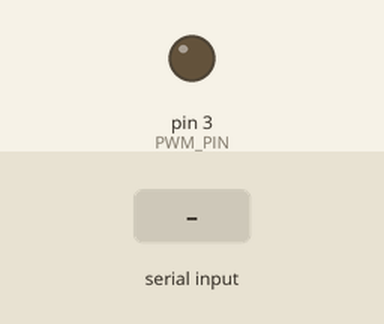
Recording of a sketch running on a simulated Arduino Uno, built with avr-gcc and run on an emulated ATmega328P. Shown: output pins drawn as LEDs (lit = HIGH). The inputs (shaded band) are chosen by the test bench. What the sketch prints to the serial monitor is not drawn.

Above: at 1.2 s.
1.3 s: "1\n" received over Serial
At 5.2 s:
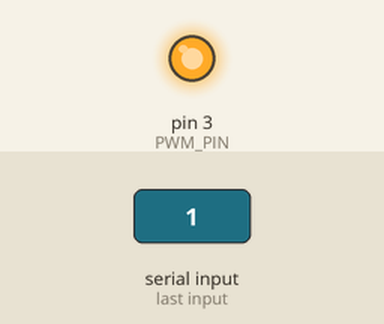
Timing chart, 0 to 9.0 s (numbered marks = the images above; inputs shaded):
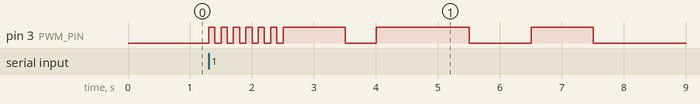

The sketch:

tx.ino
```cpp
#define PWM_PIN 3
#define BIT_TIME 500

// ACTIVE LOW DRIVER
// LOW  = LED ON
// HIGH = LED OFF

void ledOn() {
  digitalWrite(PWM_PIN, LOW);
}

void ledOff() {
  digitalWrite(PWM_PIN, HIGH);
}

void kirimBit(bool bitData) {

  // =================================
  // BIT 1 = LED ON
  // BIT 0 = LED OFF
  // =================================

  if (bitData == 1) {
    ledOn();
  }
  else {
    ledOff();
  }

  delay(BIT_TIME);
}

void kirimChar(char c) {

  Serial.print("KIRIM CHAR : ");
  Serial.println(c);

  // =================================
  // PREAMBLE
  // =================================

  for (int i = 0; i < 6; i++) {

    ledOff();
    delay(100);

    ledOn();
    delay(100);
  }

  // =================================
  // START
  // OFF panjang
  // =================================

  ledOff();

  delay(BIT_TIME * 2);

  // =================================
  // DATA
  // =================================

  Serial.print("BINARY TX : ");

  for (int i = 0; i < 8; i++) {

    bool bitData = (c >> i) & 1;

    Serial.print(bitData);

    kirimBit(bitData);
  }

  Serial.println();

  // kembali idle
  ledOn();
}

void setup() {

  pinMode(PWM_PIN, OUTPUT);

  ledOn();

  Serial.begin(9600);

  Serial.println("TX READY");
}

void loop() {

  if (Serial.available()) {

    char c = Serial.read();

    if (c == '\n' || c == '\r') return;

    kirimChar(c);
  }
}
```

Measured:
- after the input at 1.3 s, pin 3 (PWM_PIN): goes 6 × (HIGH 0.10 s, LOW 0.10 s), HIGH 1.0 s, LOW 0.50 s, HIGH 1.5 s, LOW 1.0 s, HIGH 1.0 s, then LOW, starting at once
